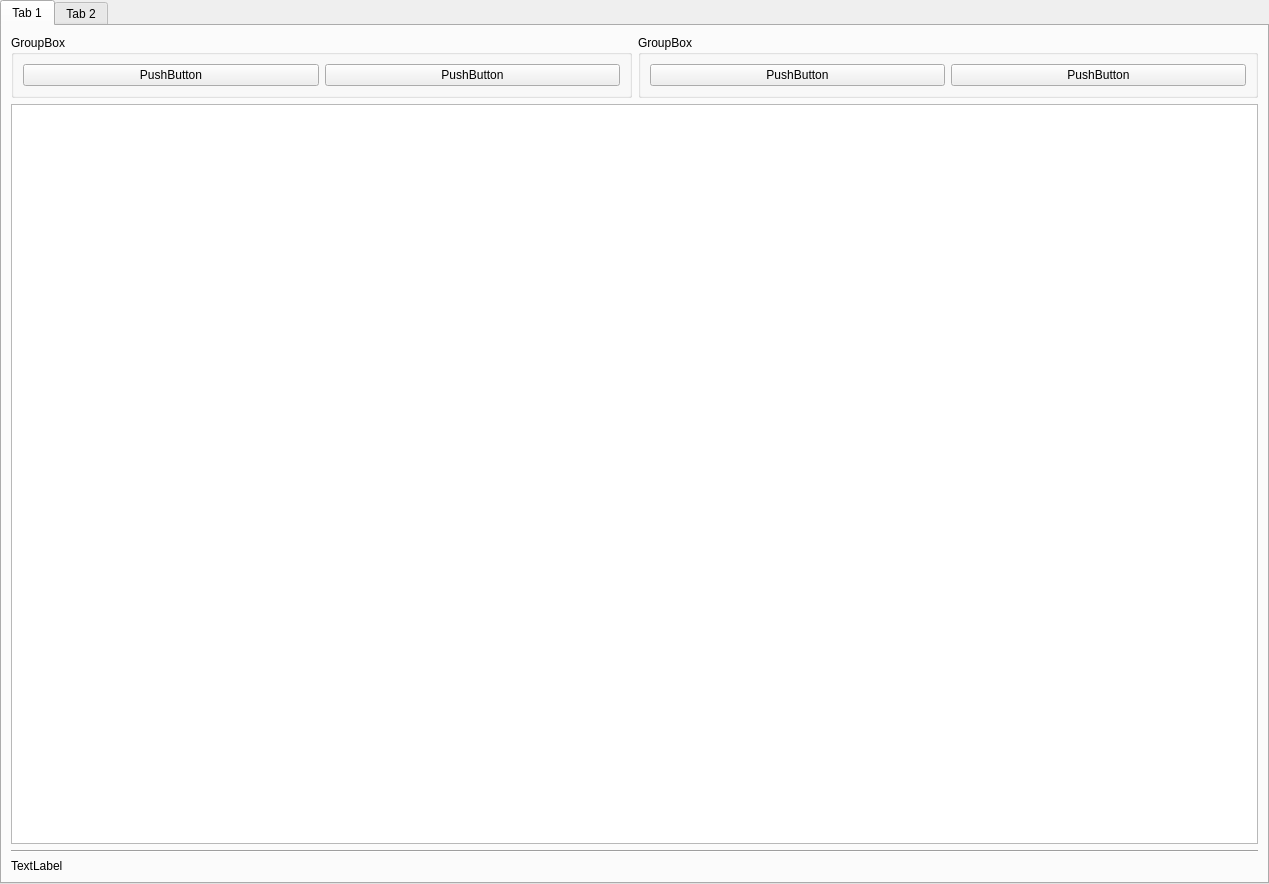
<?xml version="1.0" encoding="UTF-8"?>
<ui version="4.0">
 <class>TabWidget</class>
 <widget class="QTabWidget" name="TabWidget">
  <property name="geometry">
   <rect>
    <x>0</x>
    <y>0</y>
    <width>1269</width>
    <height>884</height>
   </rect>
  </property>
  <property name="windowTitle">
   <string>TabWidget</string>
  </property>
  <property name="currentIndex">
   <number>0</number>
  </property>
  <widget class="QWidget" name="tab">
   <attribute name="title">
    <string>Tab 1</string>
   </attribute>
   <layout class="QGridLayout" name="gridLayout_3">
    <item row="0" column="0">
     <widget class="QGroupBox" name="groupBox">
      <property name="title">
       <string>GroupBox</string>
      </property>
      <layout class="QGridLayout" name="gridLayout">
       <item row="0" column="1">
        <widget class="QPushButton" name="pushButton_2">
         <property name="text">
          <string>PushButton</string>
         </property>
        </widget>
       </item>
       <item row="0" column="0">
        <widget class="QPushButton" name="pushButton">
         <property name="text">
          <string>PushButton</string>
         </property>
        </widget>
       </item>
      </layout>
     </widget>
    </item>
    <item row="0" column="1">
     <widget class="QGroupBox" name="groupBox_2">
      <property name="title">
       <string>GroupBox</string>
      </property>
      <layout class="QGridLayout" name="gridLayout_2">
       <item row="0" column="0">
        <widget class="QPushButton" name="pushButton_3">
         <property name="text">
          <string>PushButton</string>
         </property>
        </widget>
       </item>
       <item row="0" column="1">
        <widget class="QPushButton" name="pushButton_4">
         <property name="text">
          <string>PushButton</string>
         </property>
        </widget>
       </item>
      </layout>
     </widget>
    </item>
    <item row="1" column="0" colspan="2">
     <widget class="QTableWidget" name="tableWidget"/>
    </item>
    <item row="2" column="0" colspan="2">
     <widget class="Line" name="line">
      <property name="orientation">
       <enum>Qt::Horizontal</enum>
      </property>
     </widget>
    </item>
    <item row="3" column="0" colspan="2">
     <widget class="QLabel" name="label">
      <property name="text">
       <string>TextLabel</string>
      </property>
     </widget>
    </item>
   </layout>
  </widget>
  <widget class="QWidget" name="tab">
   <attribute name="title">
    <string>Tab 2</string>
   </attribute>
  </widget>
 </widget>
 <resources/>
 <connections/>
</ui>
